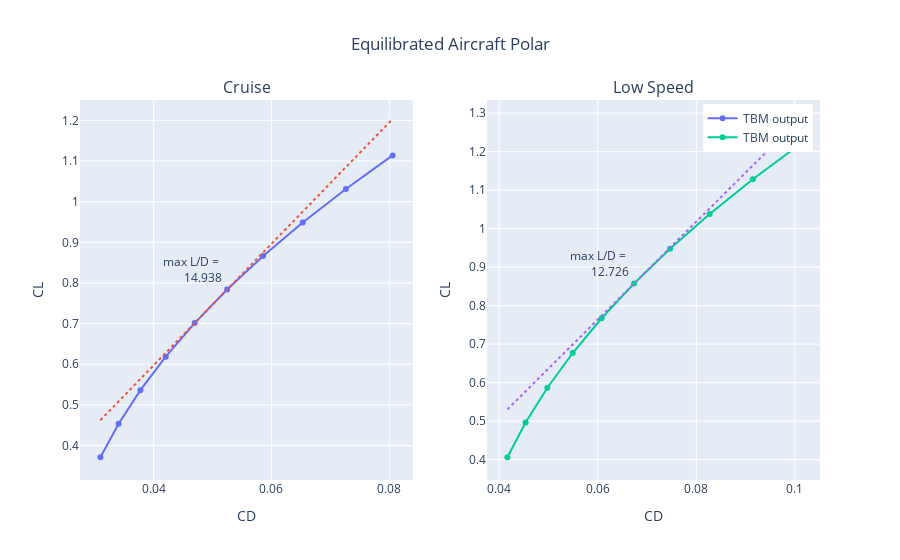

Here is the notebook cell this chart was saved with:
### Code cell
from ipywidgets import widgets, Layout
from fastoad.io import VariableIO
from IPython.display import display, clear_output

variables = VariableIO(OUTPUT_TBM_FILE).read()
cg_aft = round(variables["data:weight:aircraft:CG:aft:MAC_position"].value[0],2)
cg_fwd = round(variables["data:weight:aircraft:CG:fwd:MAC_position"].value[0],2)

cg_choice = widgets.FloatSlider(
    value=cg_fwd,
    min=cg_fwd,
    max=cg_aft,
    step=0.01,
    description='CG position (ratio of MAC):',
    style={'description_width': 'initial'},
    layout=Layout(width='30%'),
    disabled=False,
    continuous_update=False,
    orientation='horizontal',
    readout=True,
    readout_format='.2f',
)

def eventhandler(change):
    if (change.new):
        clear_output()
        display(cg_choice)
        polar_variation(cg_choice.value)
        
cg_choice.observe(eventhandler, names='value')
display(cg_choice)

### Figure 1 — Plotly figure (JSON) as saved in the notebook; plotly's stock layout.template omitted (floating-point values rounded to 4 significant figures)
{"data": [{"mode": "lines+markers+text", "name": "TBM output", "text": ["", "", "", "", "", "max L/D = <br>14.938", "", "", "", ""], "textposition": "top left", "type": "scatter", "uid": "65ca27b0-e17c-433c-ae6a-a732b3e4704b", "x": [0.03096, 0.03405, 0.03775, 0.04205, 0.04696, 0.05247, 0.05859, 0.06531, 0.07263, 0.08056], "xaxis": "x", "y": [0.3713, 0.4538, 0.5363, 0.6188, 0.7013, 0.7838, 0.8663, 0.9488, 1.031, 1.114], "yaxis": "y"}, {"line": {"dash": "dot", "width": 2}, "mode": "lines", "showlegend": false, "type": "scatter", "uid": "ca80e06a-d793-4e8b-a6e8-f193489df894", "x": [0.03096, 0.03405, 0.03775, 0.04205, 0.04696, 0.05247, 0.05859, 0.06531, 0.07263, 0.08056], "xaxis": "x", "y": [0.4625, 0.5087, 0.5639, 0.6282, 0.7015, 0.7838, 0.8752, 0.9755, 1.085, 1.203], "yaxis": "y"}, {"mode": "lines+markers+text", "name": "TBM output", "text": ["", "", "", "", "", "max L/D = <br>12.726", "", "", "", ""], "textposition": "top left", "type": "scatter", "uid": "b6d9eb18-20c1-42fb-abfb-429c59d4e3b5", "x": [0.04169, 0.04538, 0.0498, 0.05494, 0.0608, 0.06738, 0.07469, 0.08273, 0.09148, 0.101], "xaxis": "x2", "y": [0.4062, 0.4965, 0.5867, 0.677, 0.7672, 0.8575, 0.9478, 1.038, 1.128, 1.219], "yaxis": "y2"}, {"line": {"dash": "dot", "width": 2}, "mode": "lines", "showlegend": false, "type": "scatter", "uid": "d3956fbd-63a6-43cf-abd9-36c5e191a98b", "x": [0.04169, 0.04538, 0.0498, 0.05494, 0.0608, 0.06738, 0.07469, 0.08273, 0.09148, 0.101], "xaxis": "x2", "y": [0.5305, 0.5775, 0.6337, 0.6991, 0.7737, 0.8575, 0.9505, 1.053, 1.164, 1.285], "yaxis": "y2"}], "layout": {"annotations": [{"font": {"size": 16}, "showarrow": false, "text": "Cruise", "x": 0.225, "xanchor": "center", "xref": "paper", "y": 1, "yanchor": "bottom", "yref": "paper"}, {"font": {"size": 16}, "showarrow": false, "text": "Low Speed", "x": 0.775, "xanchor": "center", "xref": "paper", "y": 1, "yanchor": "bottom", "yref": "paper"}], "legend": {"x": 0.99, "xanchor": "right", "y": 0.99, "yanchor": "top"}, "title": {"text": "Equilibrated Aircraft Polar", "x": 0.5}, "xaxis": {"anchor": "y", "domain": [0, 0.45], "title": {"text": "CD"}}, "xaxis2": {"anchor": "y2", "domain": [0.55, 1], "title": {"text": "CD"}}, "yaxis": {"anchor": "x", "domain": [0, 1], "title": {"text": "CL"}}, "yaxis2": {"anchor": "x2", "domain": [0, 1], "title": {"text": "CL"}}}}
